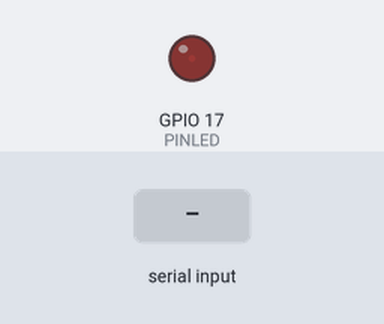
The sketch below on a simulated ESP32. Shown: output pins drawn as LEDs (lit = HIGH). Inputs (shaded band) come from the test bench. What the sketch prints to the serial monitor is not drawn.

Above: at 1.2 s.
1.3 s: "90,45\n" received over Serial
At 3.5 s:
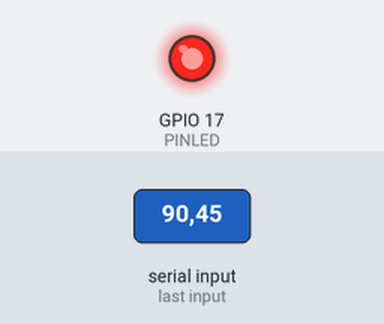
4.3 s: "30,150\n" received over Serial
Timing chart, 0 to 8.3 s (numbered marks = the images above; inputs shaded):
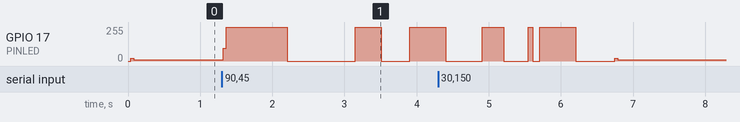

Measured:
- after the input at 1.3 s, GPIO 17 (PINLED): goes 255/255 0.89 s, 0/255 0.94 s, 255/255 0.36 s, 0/255 0.40 s, then 255/255, starting at once

The sketch:

sketch.ino
```cpp
#define PINLED 17

int tempo, valor;
char someChar = '10';

void setup()
{
    Serial.begin(9600);
    pinMode(PINLED, OUTPUT);
}

void loop()
{
    someChar = Serial.read();
    String stringOne = String(someChar);
    valor = stringOne.toInt();
    tempo = valor * 100;
    Serial.println(tempo);
    digitalWrite(PINLED, HIGH);
    delay(tempo);
    digitalWrite(PINLED, LOW);
    delay(tempo);
}
```
